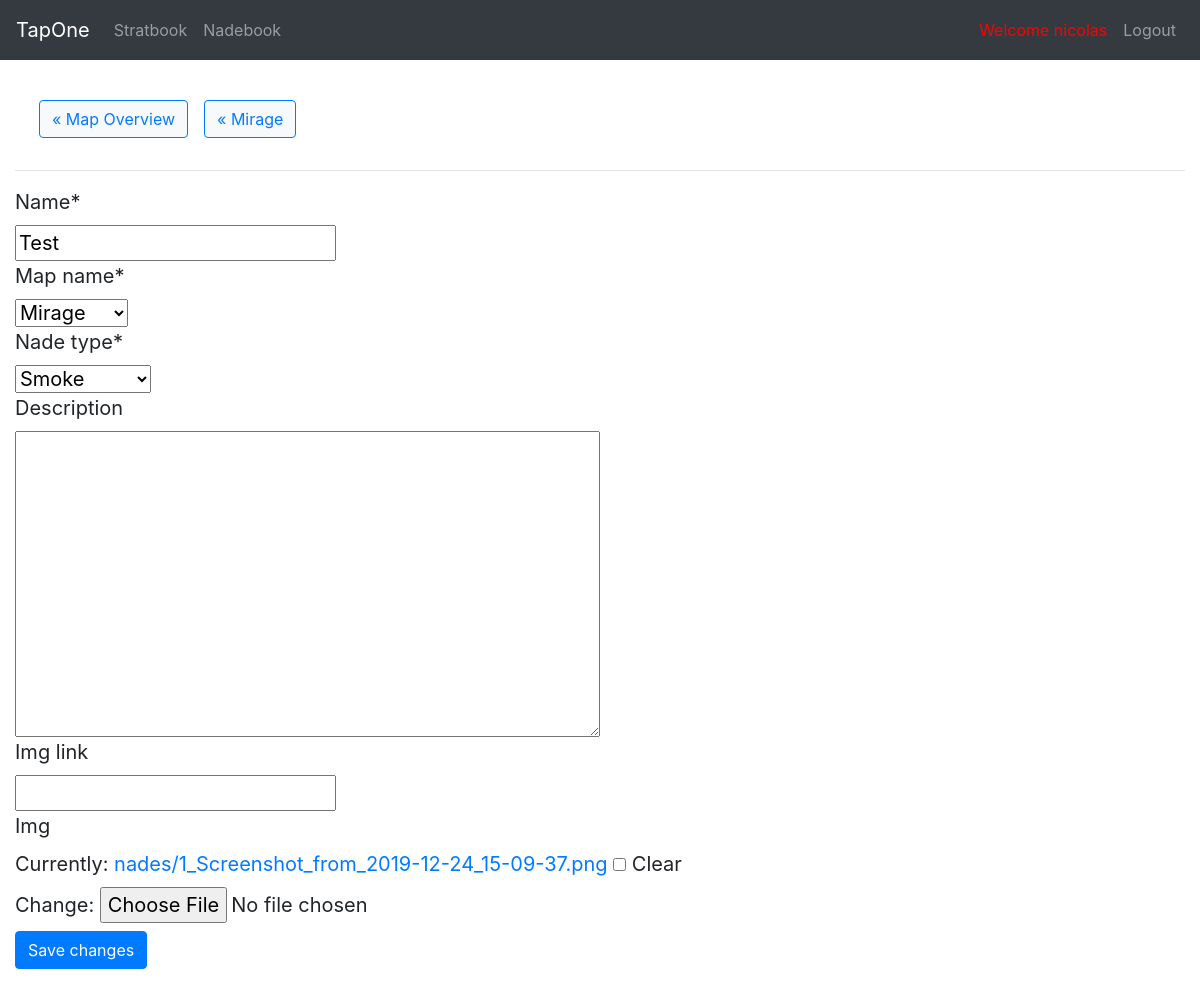
/stratbook/nade/1/edit (signed in), run on the app's committed database.
### StratBook/models.py (models this page shows, shortened)
class Nade(models.Model):
    NADE_TYPE_CHOICES = [
        ('S', 'Smoke'),
        ('M', 'Molotov'),
        ('F', 'Flash'),
        ('H', 'HE Grenade')
    ]
    name = models.CharField(max_length=50)
    map_name = models.ForeignKey(Map, on_delete=models.SET_NULL, null=True)
    nade_type = models.CharField(max_length=1, choices=NADE_TYPE_CHOICES)
    description = models.TextField(blank=True)
    img_link = models.URLField(blank=True)
    img = models.ImageField(upload_to=nade_directory_path, blank=True, null=True)

class Map(models.Model):
    name = models.CharField(max_length=50)
    active_duty = models.BooleanField(default=True)
    def __str__(self):
        return self.name

### StratBook/views.py (the view, shortened to what this page needs)
# urls.py: path('nade/<int:pk>/edit', views.NadeUpdateView.as_view(), name="update_nade"),
@method_decorator(login_required, name='dispatch')
@method_decorator(permission_required('StratBook.edit_strategy', raise_exception=True), name ='dispatch')
class NadeUpdateView(generic.UpdateView):
    model = Nade
    template_name = 'StratBook/nade_edit.html'
    fields = ['name', 'map_name', 'nade_type', 'description', 'img_link', 'img']

### StratBook/templates/StratBook/nade_edit.html (shortened to what this page needs)
{% extends "base.html" %}
{% load crispy_forms_tags %}
{% block content %}
  {% include 'StratBook/_mini_nav_nade.html' %}
  <hr>
  <form method="post" enctype="multipart/form-data">
    {{ form|crispy }}
    <button type="submit" class="btn btn-primary mt-2">Save changes</button>
  </form>
{% endblock %}

### templates/navbar.html (shortened to what this page needs)
<nav class="navbar navbar-expand-sm navbar-dark bg-dark">
  <a class="navbar-brand" href={% url 'index' %}>TapOne</a>
  <div class="collapse navbar-collapse" id="navbarsExample04">
    <ul class="navbar-nav mr-auto">
      <li class="nav-item">
        <a class="nav-link" href={% url 'StratBook:index' %}>Stratbook</a>
      </li>
      <li class="nav-item">
              <a class="nav-link" href={% url 'StratBook:nadebook' %}>Nadebook</a>
      </li>
    </ul>
    <ul class="navbar-nav ml-auto">
        {% if user.is_authenticated %}
          <li class="nav-item">
            <div class="welcomer"> Welcome {{user.username}}</div>
          </li>
          <li class="nav-item">
            <a class="nav-link" href={% url 'logout' %}>Logout</a>
          </li>
        {% endif %}
    </ul>
  </div>
</nav>

### StratBook/templates/StratBook/_mini_nav_nade.html (shortened to what this page needs)
<nav class="navbar navbar-expand-sm">
  <ul class="navbar-nav mr-auto">
    <li class="nav-link">
            <a class="btn btn-outline-primary btn-light"
                    href={% url 'StratBook:nadebook' %}>&laquo Map Overview</a>
    </li>
    {% if nade %}
    <li class="nav-link">
      <a class="btn btn-outline-primary btn-light"
              href={% url 'StratBook:nadeMap' nade.map_name.id %}>&laquo; {{nade.map_name.name}}
    </li>
    {% endif %}
  </ul>
</nav>

### static/css/style.css (style rules this page uses)
nav.bg-dark { padding-top: 10px; padding-bottom: 10px; }
.welcomer { padding: 8px; font-size: 1rem; color: red; }
textarea { width: 50%; }

### data on the page
Nade: map_name.name "Mirage", name "Test", map_name "Mirage", nade_type "Smoke"

### other printed values
{{ user.username }} "nicolas"
